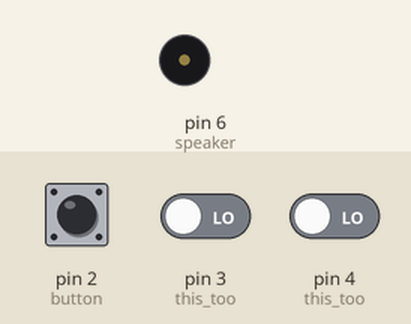
This sketch was run on a simulated Arduino Uno, built with avr-gcc and run on an emulated ATmega328P. Shown: buzzer (waves = sounding). The test bench sets the inputs (shaded band); at power-on: pin 2 (button) LOW, pin 3 (this_too) LOW, pin 4 (this_too) LOW. Random numbers use the default seed unless the sketch sets one.

Above: at 1.2 s.
1.3 s: pin 2 (button) pulled HIGH for 0.15 s
At 1.56 s:
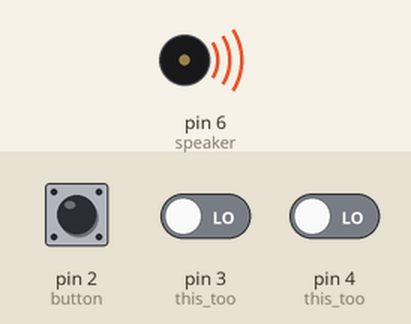
3.2 s: pin 3 (this_too) driven HIGH
At 6.1 s:
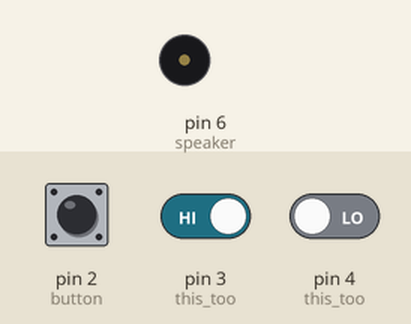
6.2 s: pin 3 (this_too) driven LOW
7.7 s: pin 4 (this_too) driven HIGH
At 8.1 s:
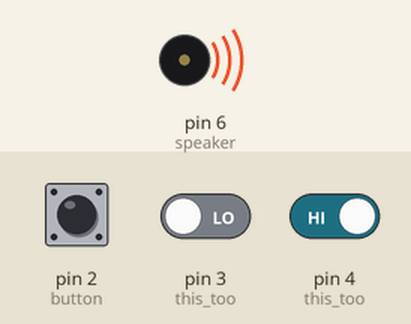
10.7 s: pin 4 (this_too) driven LOW
Timing chart, 0 to 13.5 s (numbered marks = the images above; inputs shaded):
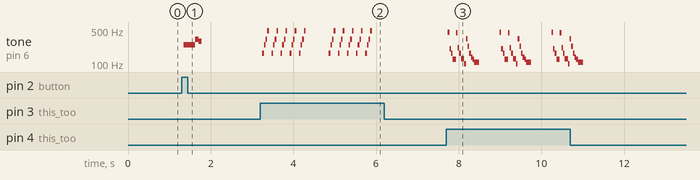

Measured:
- after the input at 1.3 s, tone on pin 6 (speaker): silent → 249 Hz after 0.05 s, → 323 Hz 0.28 s later, → 295 Hz 0.08 s later, → silent 0.08 s later
- after the input at 3.2 s, tone on pin 6 (speaker): plays 165 Hz for 0.04 s, 247 Hz for 0.04 s, 319 Hz for 0.04 s, 488 Hz for 0.04 s, 165 Hz for 0.04 s, 247 Hz for 0.04 s … (40 notes in this stretch), starting after 0.05 s
- after the input at 6.2 s, every drawn part: stays the same
- after the input at 7.7 s, tone on pin 6 (speaker): silent → 451 Hz at once, then repeats every 1.3 s: 208 Hz 0.04 s, 165 Hz 0.04 s, 124 Hz 0.08 s, 435 Hz 0.04 s, 214 Hz 0.04 s, 165 Hz 0.04 s, 127 Hz 0.08 s, 102 Hz 0.04 s, 333 Hz 0.04 s, 234 Hz 0.04 s, 165 Hz 0.04 s, 138 Hz 0.04 s, 124 Hz 0.04 s, 108 Hz 0.12 s, silent 0.49 s, 451 Hz 0.04 s

The sketch:

speaker_test.ino
```cpp
void setup() {
  // put your setup code here, to run once:

    pinMode(6, OUTPUT); // speaker

    pinMode(2, INPUT); // 10K resistor to ground, to button that contacts Vcc
    pinMode(3, INPUT); // this too
    pinMode(4, INPUT); // this too
}

void loop() {
  // put your main code here, to run repeatedly:

    if (digitalRead(2) == HIGH) { alertsound(1); delay(500); }
    if (digitalRead(3) == HIGH) { alertsound(2); delay(500); }
    if (digitalRead(4) == HIGH) { alertsound(3); delay(500); }
}

void alertsound(int id)
{
    // id = identification of which sound to play
    // 1 = error, 2 = stand lock on, 3 = stand lock off, 4 = rear gun up, 5 = rear gun stowed

    boolean spk = false;
    // Create a sound generator instead of using tone()
    if (id == 1)
    {
        for (int i = 0; i < 200; i++)
        {
            spk = !spk;
            digitalWrite(6, spk);
            if (i > 130) { delay(random(1,3)); } else { delay(2); }
            if (i == 130) { delay(50); }
        }
    }

    if (id == 2)
    {
        for (int j = 0; j < 5; j++)
        {
        for (int i = 50; i < 150; i++)
        {
            spk = !spk;
            digitalWrite(6, spk);
            delay(200/i);
        }
        delay(50);
        }
    }

    if (id == 3)
    {
        for (int j = 0; j < 3; j++)
        {
        for (int i = 10 + (j*6); i < 100 + (j*10); i++)
        {
            spk = !spk;
            digitalWrite(6, spk);
            delay(i/20);
        }
        }
    }

    // (under devlopment...just have to add two more sounds)


    digitalWrite(6, LOW);
}
```
